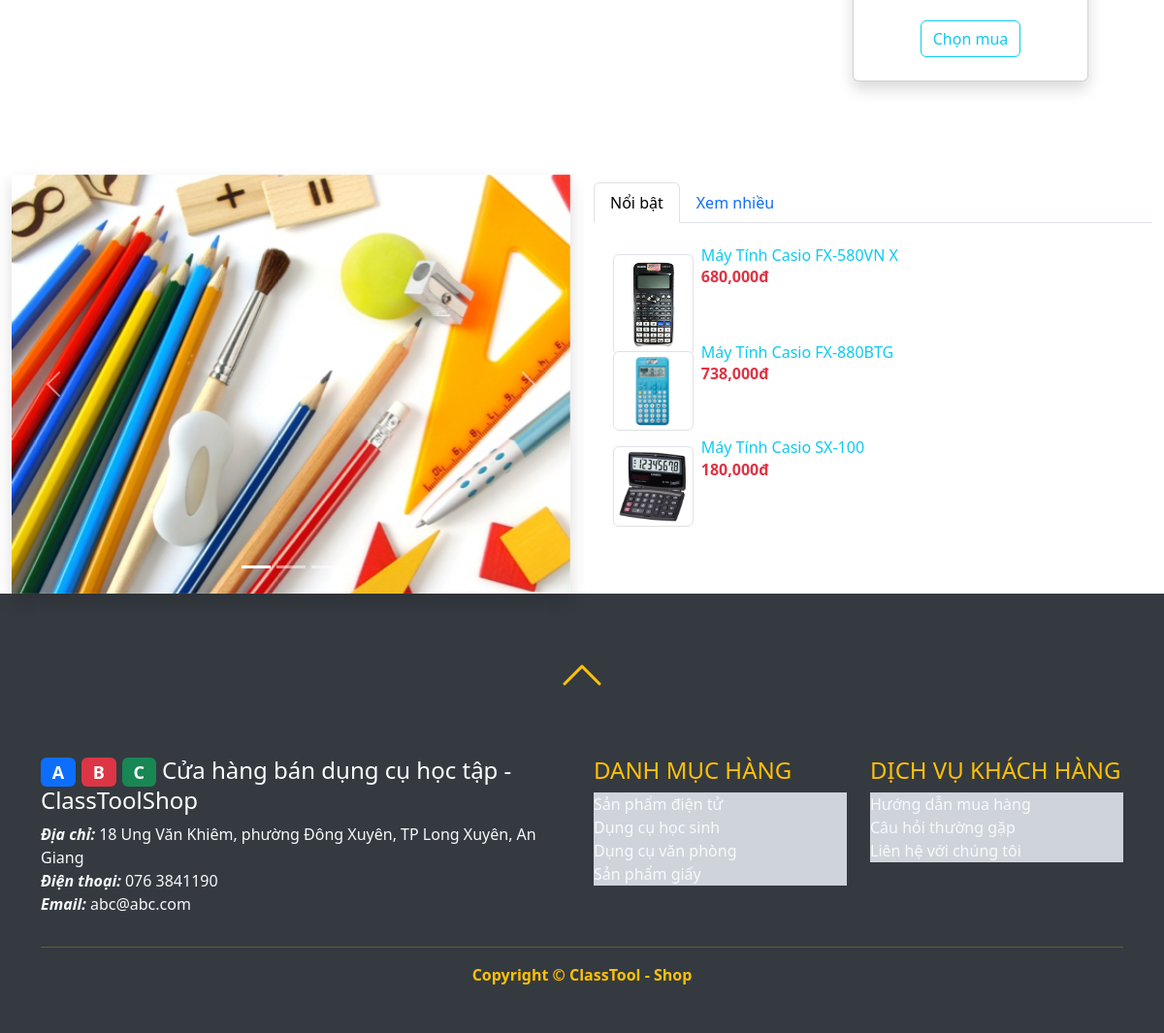
Before: /index.php?action=detail&id=1 (lower part) with the older database file.
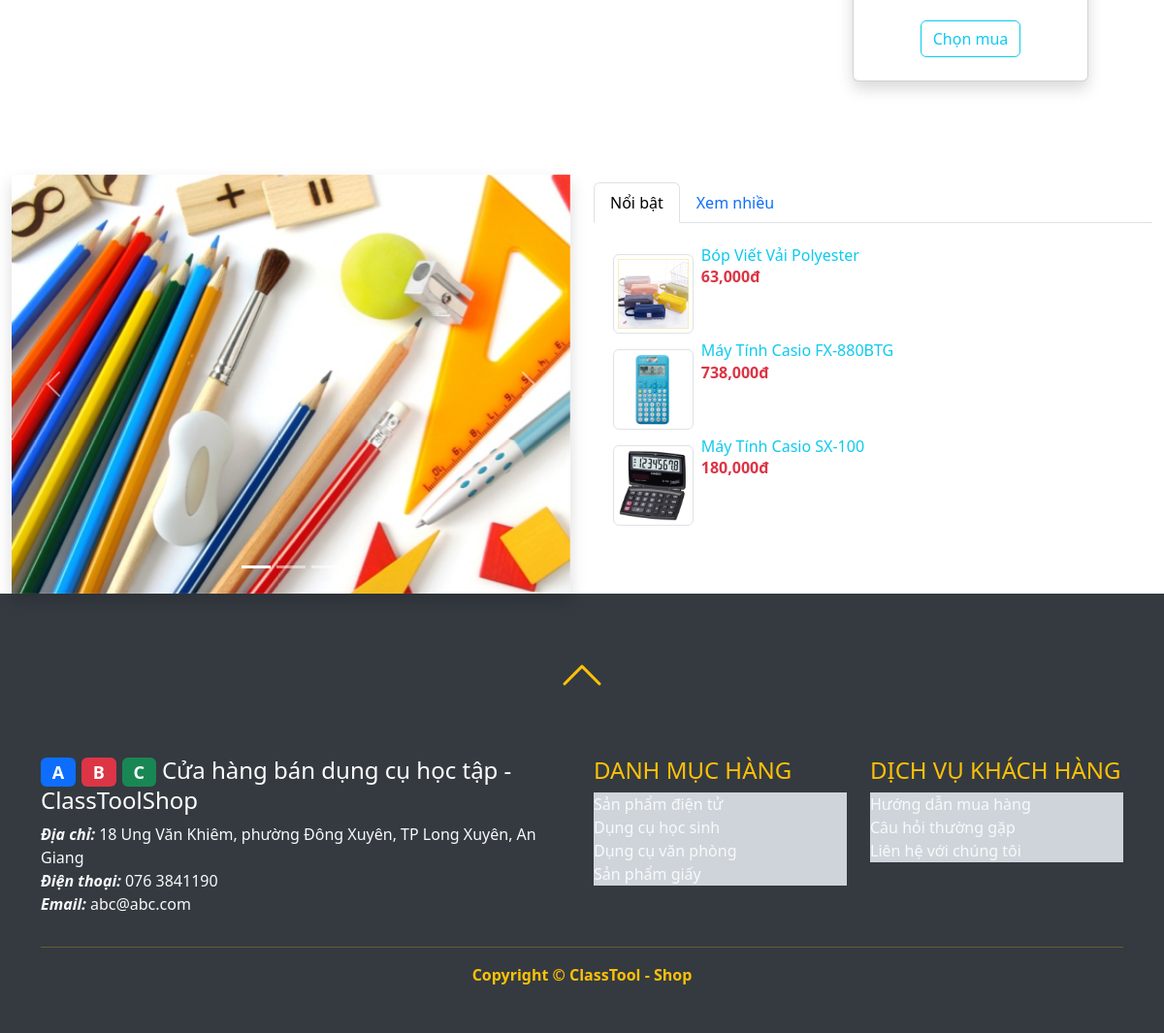
After: the same page with the newer database file.
### tables this page shows
CREATE TABLE `mathang` (
  `id` int(11) NOT NULL,
  `tenmathang` varchar(255) NOT NULL,
  `mota` text DEFAULT NULL,
  `giagoc` float NOT NULL DEFAULT 0,
  `giaban` float NOT NULL DEFAULT 0,
  `soluongton` int(11) NOT NULL DEFAULT 0,
  `hinhanh` varchar(255) DEFAULT NULL,
  `danhmuc_id` int(11) NOT NULL,
  `luotxem` int(11) NOT NULL DEFAULT 0,
  `luotmua` int(11) NOT NULL DEFAULT 0
);

CREATE TABLE `danhmuc` (
  `id` int(11) NOT NULL,
  `tendanhmuc` varchar(50) NOT NULL
);

### model/mathang.php (called while the page is built, shortened)
<?php
class MATHANG{
    public function laymathangtheodanhmuc($danhmuc_id){
        $dbcon = DATABASE::connect();
        try{
            $sql = "SELECT * FROM mathang WHERE danhmuc_id=:madm" ;
            $cmd = $dbcon->prepare($sql);
			$cmd->bindValue(":madm",$danhmuc_id);
            $cmd->execute();
            $result = $cmd->fetchAll();
            return $result;
        }
        catch(PDOException $e){
            $error_message = $e->getMessage();
            echo "<p>Lỗi truy vấn: $error_message</p>";
            exit();
        }
    }
    public function laymathangtheoid($id){
        $dbcon = DATABASE::connect();
        try{
            $sql = "SELECT * FROM mathang WHERE id=:id";
            $cmd = $dbcon->prepare($sql);
            $cmd->bindValue(":id", $id);
            $cmd->execute();
            $result = $cmd->fetch();
            return $result;
        }
        catch(PDOException $e){
            $error_message = $e->getMessage();
            echo "<p>Lỗi truy vấn: $error_message</p>";
            exit();
        }
    }
    public function laymathangxemnhieu(){
        $dbcon = DATABASE::connect();
        try{
            $sql = "SELECT * FROM mathang ORDER BY luotxem DESC LIMIT 3";
            $cmd = $dbcon->prepare($sql);
            $cmd->execute();
            $result = $cmd->fetchAll();
            return $result;
        }
        catch(PDOException $e){
            $error_message = $e->getMessage();
            echo "<p>Lỗi truy vấn: $error_message</p>";
            exit();
        }
    }
}
?>

### model/danhmuc.php (called while the page is built, shortened)
<?php
class DANHMUC{
    public function laydanhmuc(){
        $dbcon = DATABASE::connect();
        try{
            $sql = "SELECT * FROM danhmuc";
            $cmd = $dbcon->prepare($sql);
            $cmd->execute();
            $result = $cmd->fetchAll();
            return $result;
        }
        catch(PDOException $e){
            $error_message = $e->getMessage();
            echo "<p>Lỗi truy vấn: $error_message</p>";
            exit();
        }
    }
}
?>

### public/detail.php (the view, shortened to what the changed rows need)
<?php include("inc/top.php"); ?>
  <div class="row">
    <div class="col-sm-3">
      <?php
      foreach($mathang as $m):
        if($m["id"] != $mhct["id"]){
      ?>
      <div>
        <div class="col mb-5">
        <div class="card h-100 shadow">
            <div class="card-body p-4">
            </div>
            <div class="card-footer p-4 pt-0 border-top-0 bg-transparent">
                <div class="text-center"><a class="btn btn-outline-info mt-auto" href="index.php?action=chovaogio&id=<?php echo $m["id"]; ?>">Chọn mua</a></div>
            </div>
        </div>
    </div>
      </div>
      <?php
      }
      endforeach;
      ?>
    </div>
  </div>
<?php include("inc/bottom.php"); ?>

### public/inc/bottom.php (shortened to what the changed rows need)
            </div>
        </section>
        <section>
            <div class="container-fluid">
                <div class="row">
                    <div class="col-md-6 pt-2">
                      <div class="tab-content">
                        <div id="menu1" class="container tab-pane active"><br>
                          <?php include("inc/topview.php"); ?>
                        </div>
                      </div>
                    </div>
                </div>
            </div>
        </section>
        <footer class="py-5" style="background-color:#343a40;">
    <div class="container">
        <div class="row">
            <div class="col-md-3 text-light">
                <h4 style="color:#ffc107;">DANH MỤC HÀNG</h4>
                <?php foreach ($danhmuc as $d): ?>
                    <a class="list-group-item list-group-item-dark text-light" href="?action=group&id=<?php echo $d["id"]; ?>">
                        <?php echo $d["tendanhmuc"]; ?>
                    </a>
                <?php endforeach; ?>
            </div>
        </div>
    </div>
</footer>
    </body>
</html>

### public/inc/topview.php
<div class="d-flex flex-column">
<?php foreach($mathangxemnhieu as $x): ?>
	<div style="max-height:100px"><a class="text-decoration-none" href="index.php?action=detail&id=<?php echo $x["id"]; ?>">
		<img style="max-width:15%" class="img-thumbnail float-start m-2"
			src="../<?php echo $x["hinhanh"]; ?>"
			alt="<?php echo $x["tenmathang"]; ?>">
		<h6 class="card-title text-info"><?php echo $x["tenmathang"]; ?></h6>
		<p class="card-text text-danger fw-bold"><?php echo number_format($x["giaban"]); ?>đ</p>	</a>
	</div>
<?php endforeach; ?>
</div>

Changed rows visible on the page:
no longer on this page (row unchanged): mathang: hinhanh (picture), tenmathang "Máy Tính Casio FX-580VN X", giaban "680,000"
now on this page (row edited): mathang: hinhanh (picture), tenmathang "Bóp Viết Vải Polyester", giaban "63,000"
